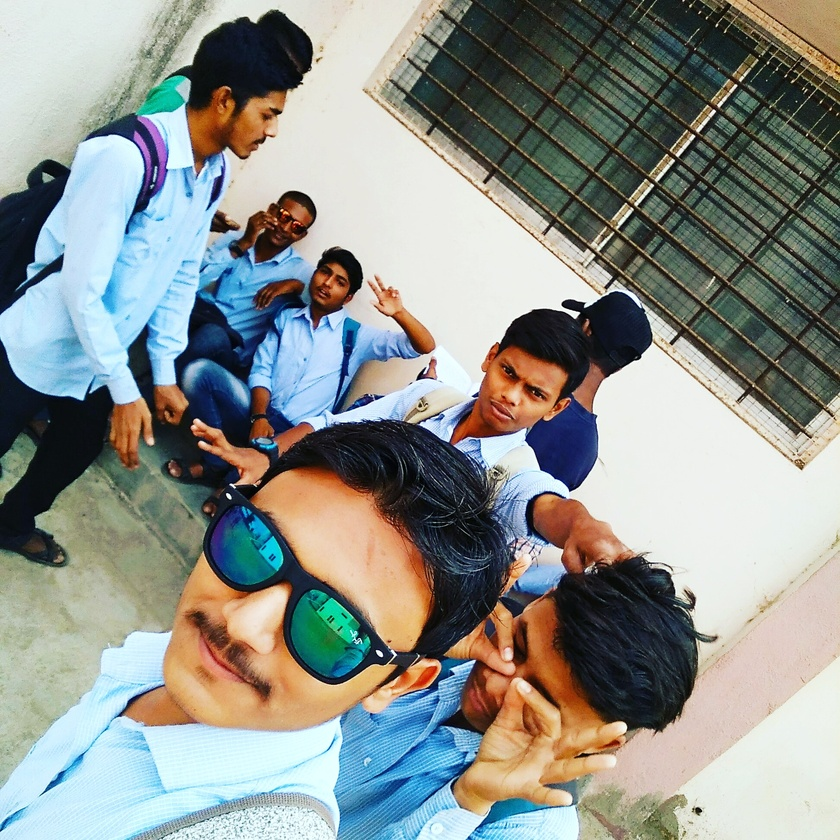
#> input picture ImageProcessing/jawani.jpg, 840 x 840 px, shrunk from 1944 x 1944 before the run
$ python 04Edges.py
#> lines starting #> are read from the running program, lines starting #| are printed output that depends on the picture
import cv2

img=cv2.imread('jawani.jpg')
#> img is the input picture: shape (840, 840, 3); mean B, G, R 140.5, 145.8, 141.4
edges=cv2.Canny(img,100,200)
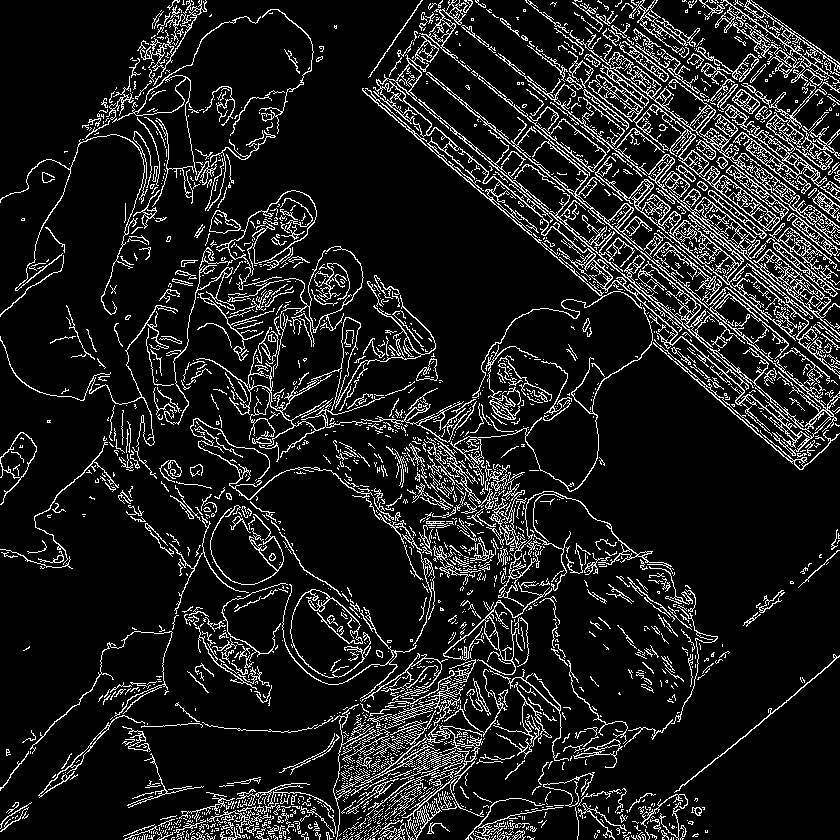
#> edges: shape (840, 840); 11.8% white in thin lines or dots
cv2.imwrite('lines.jpg',edges)
print('image converted with edge detection')
